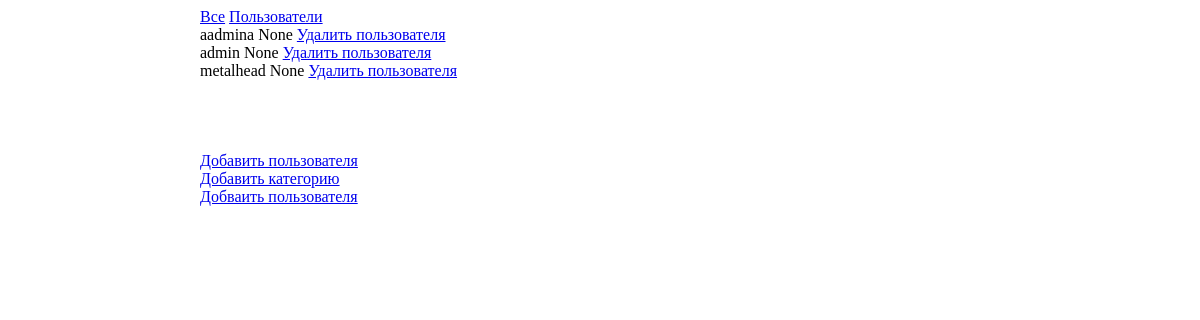
The page /adminapp/show_users/ (signed in) on the database as committed earlier.
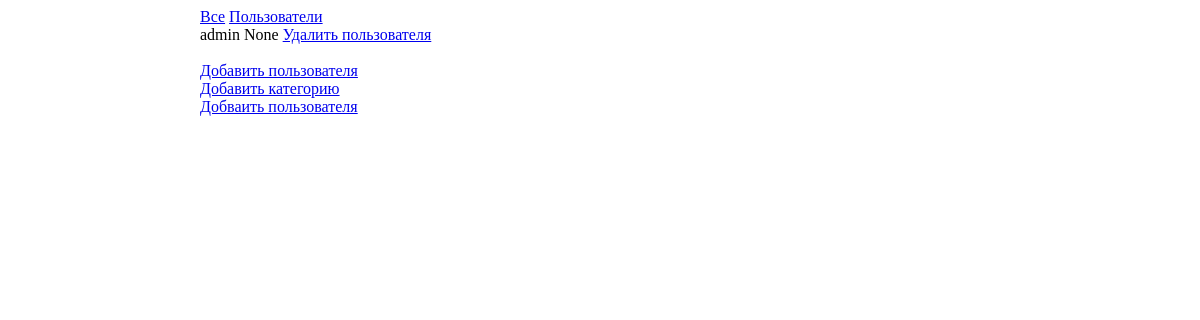
The same page on the database as committed later.
### authapp/models.py (models this page shows, shortened)
class User(AbstractUser):
    avatar = models.ImageField(upload_to="personal_avatar", blank=True, verbose_name="Фотография")
    age = models.PositiveSmallIntegerField(null=True, blank=True, verbose_name="Возраст")
    address = models.CharField(max_length=150, blank=True, verbose_name="Адрес")

### adminapp/views.py (the view)
# urls.py: path("show_users/", ShowUsers.as_view(), name="show_users"),
class ShowUsers(LoginRequiredMixin, UserPassesTestMixin, ListView):
    model = User
    template_name = "adminapp/show_users.html"
    def get_context_data(self, *, object_list=None, **kwargs):
        data = super(ShowUsers, self).get_context_data(**kwargs)
        data["object_list"] = User.objects.all().order_by("-is_active", "username")
        return data
    def test_func(self):
        return self.request.user.is_superuser

### adminapp/templates/adminapp/show_users.html (shortened to what this page needs)
{% extends 'adminapp/base.html' %}
{% block content %}
    {% for user in object_list %}
        {%if user.is_active %}
            {{user.username}}
            {{user.age}}
            <a href="{% url 'adminapp:delete_user' user.pk %}">Удалить пользователя</a>
        {% endif %}
    <br>
    {% endfor %}
<a href="{% url 'adminapp:add_user' %}">Добавить пользователя</a>
{% endblock content %}

### adminapp/templates/adminapp/base.html (shortened to what this page needs)
{% load static %}
{% block style %}
<link rel="stylesheet" type="text/css" href="{% static 'style.css' %}">
<link rel="stylesheet" href="{% static 'fonts/font-awesome/css/font-awesome.css' %}">
{% endblock %}
<div class="container">
    {% block menu %}
        {% include 'adminapp/includes/inc_admin_menu.html' %}
    {% endblock menu %}
    <br>
    {% block content %}
    {% endblock content %}
    <br>
    <a href="{% url 'adminapp:add_type'%}">Добавить категорию</a>
    <br>
    <a href="{% url 'adminapp:add_user' %}">Добваить пользователя</a>
</div>

### adminapp/templates/adminapp/includes/inc_admin_menu.html (shortened to what this page needs)
<a href="{% url 'adminapp:show_animal' 0 %}">Все</a>
    <a href="{% url 'adminapp:show_users' %}">Пользователи</a>

### static/style.css (style rules this page uses)
.container { width: 100vh; padding-right: 170px; padding-left: 170px; margin-right: auto; margin-left: auto; }

Rows that differ between the two databases and show on the page:
removed User: username "aadmina", age "None"
removed User: username "metalhead", age "None"
